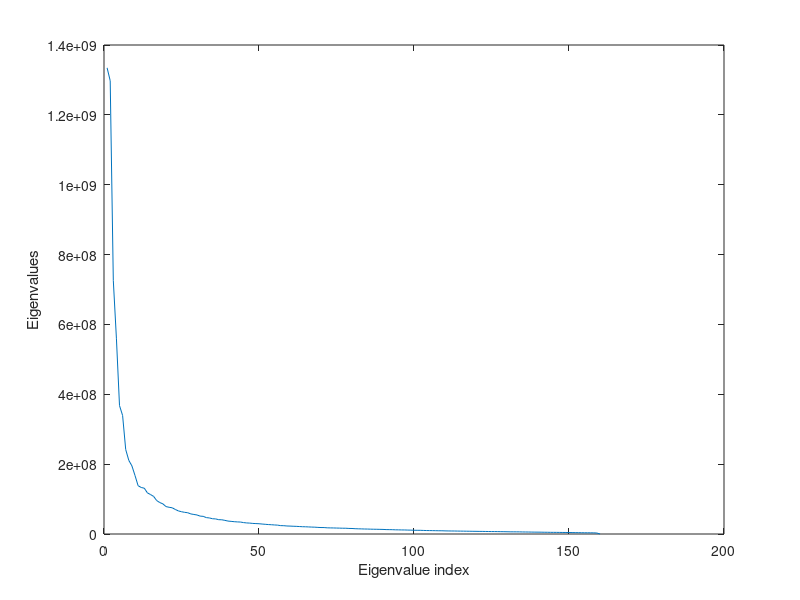
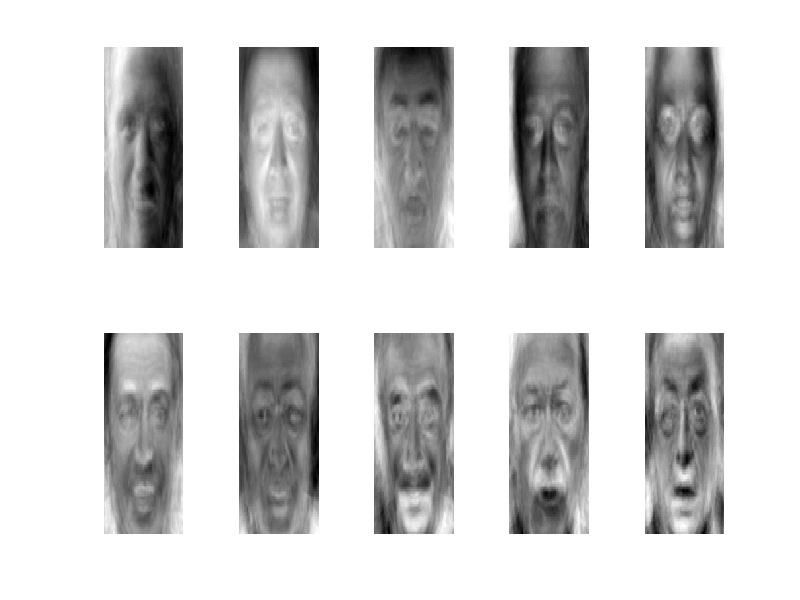

The MATLAB source for these figures, in order: (Note: this script raises an error after producing the figures.)
% performs eigenface based recognition
clear;
close all;

load person
FRACTION = .4; %fraction of eigen vectors to use

trainsize = 8;
%% start eigenface computation
%append the images in columns of a matrix A
images = []; 

for i=1:SUBJECTS
    for j=1:trainsize
        face = cell2mat(person(i).faces(j));
        facecol = reshape(face, [], 1);
        images = [images facecol];
        totaltrain = totaltrain + 1;
    end
end
%
images = double(images);

% find mean
meanimage = mean(images, 2); %mean in column DIM
%subtract mean image
A = zeros(size(images)); % A = mean subtracted image
for i=1:size(images,2)
    A(:, i) = images(:,i) - meanimage;
end
%covariance matrix
%X = A * A';
% PCA of this covariance is computationally expensive, so workaround
%Y = 1/(SUBJECTS * trainsize) * A' * A;
Y = A' * A;
whos images meanimage subtractedmean X Y
% after finding eigen vector of Y, eigen vector of X = subtractedmean * V
% eigen values are the same

[V, lambda] = eig(Y);

images = double(images);
eigenfaces = A * V; %eigenvectors

for i=1:size(lambda,1)
    lambda_values(i) = lambda(i,i);
end
%sort the vectors according to eigenvalues
[tr index] = sort(lambda_values, 2, 'descend');
eigenfaces = eigenfaces(:, index);
lambda_values = lambda_values(index);
figure
plot(1:length(lambda_values), lambda_values);
xlabel('Eigenvalue index');
ylabel('Eigenvalues');
vectorsize = ceil( FRACTION * length(lambda_values) );
eigenfacestouse = eigenfaces(:,1:vectorsize);

%% plot eigenfaces and mean image
figure
colormap('gray');
for i=1:10
    subplot(2,5,i)
    %vector normalized, reshape to image
    imagesc(reshape(eigenfaces(:,i) ./ norm(eigenfaces(:,i)), row, col));
    axis off
    %imshow(reshape(eigenfaces(:,i) ./ (max(eigenfaces(:,i))) , row, col));
end
suptitle('Eigenfaces');
figure
imshow(uint8(reshape(meanimage, row, col)));
title('Mean image');

%% Find weight (coordinate) of projection of training images on each of the eigenvectors
%wtrain = zeros(vectorsize, totaltrain);
wtrain = eigenfacestouse' * A;
%% Testing
figure;
testimagenumber = 0;
error = 0;
for i=1:SUBJECTS
    for j=trainsize+1:length(person(i).faces)
        testimagenumber = testimagenumber + 1;
        testim = cell2mat(person(i).faces(j));
        %imshow(im); pause();
        
        %subtract mean image
        testimdouble = double(testim) - reshape(meanimage, row, col);
        %imshow(uint8(im));
        %pause();
        
        %project mean subtracted image into the face space, 
        %calculate weight i.e. coordinate acc to new basis vectors
        testimvector = reshape(testimdouble, [], 1);
        wtest = eigenfacestouse' * testimvector;
        
        distanceToTrain = zeros(totaltrain, 1);
        %find distance between this test image and training images
        for k=1:totaltrain
            distanceToTrain(k) = norm(wtrain(:,k) - wtest, 2);
        end
        [tr index] = sort(distanceToTrain);
        disp(['matched image' num2str(index(1))]);
        idPersonPredicted = floor((index(1) - 1) / trainsize) + 1;
        disp(['matched image id ' num2str(idPersonPredicted)]);
        
        if( i ~= idPersonPredicted)
            error = error + 1;
        end
        %display
        subplot(1,4,1);
        imshow(testim)
        title('test image');
        firstmatch = uint8(reshape(images(:,index(1)), row, col));
        secondmatch = uint8(reshape(images(:,index(2)), row, col));
        thirdmatch = uint8(reshape(images(:,index(3)), row, col));
        subplot(1,4,2);
        imshow(firstmatch);
        title('first match');
        subplot(1,4,3);
        imshow(secondmatch);
        title('second match');
        subplot(1,4,4);
        imshow(thirdmatch);
        title('third match');
        pause();
    end
end
disp(['error : ' num2str(error/testimagenumber * 100)]);
close all
